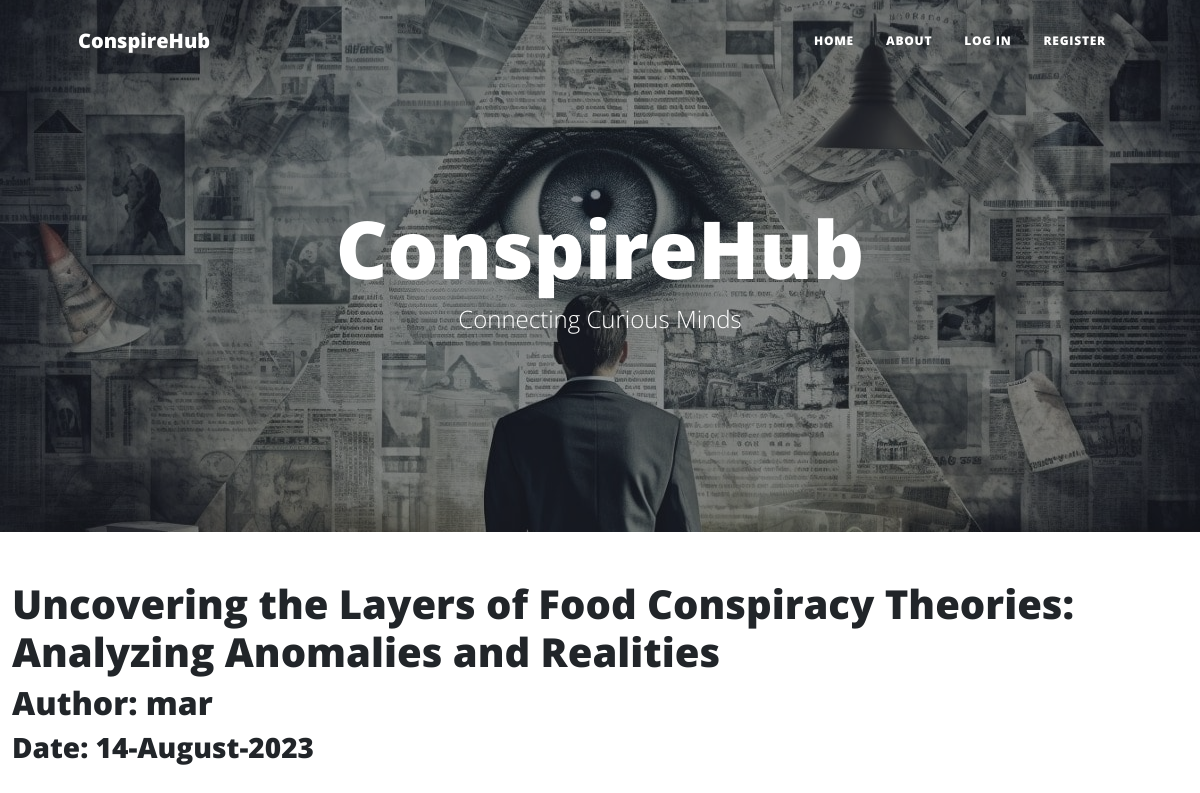
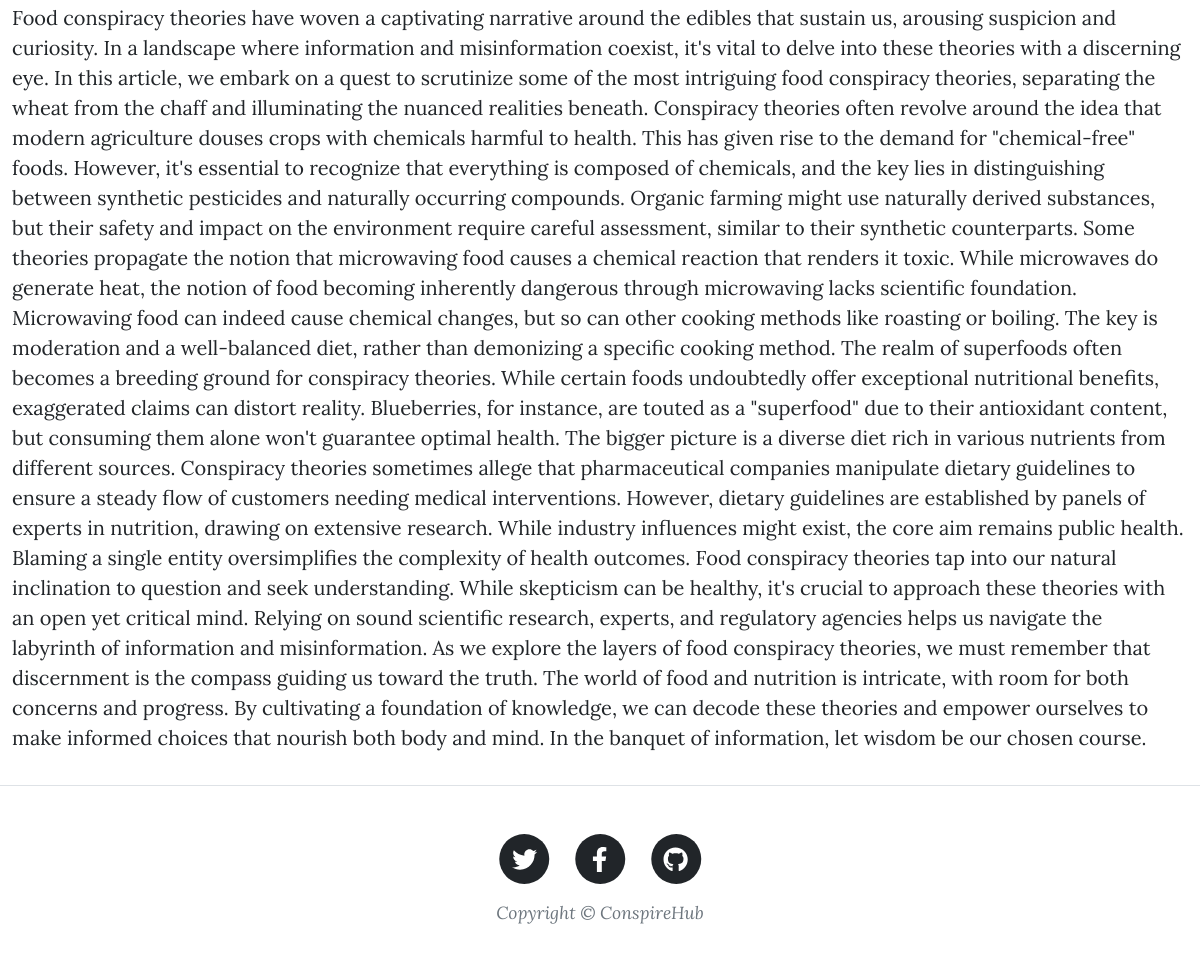
The page /5 on the database its author committed (2 pictures, top to bottom).
### blogproject/models.py (models this page shows, shortened)
class BlogPost(db.Model):
    users = db.relationship(User)
    id = db.Column(db.Integer, primary_key=True)
    user_id = db.Column(db.Integer, db.ForeignKey('users.id'), nullable=False)
    date = db.Column(db.DateTime, nullable=False, default=datetime.utcnow)
    title = db.Column(db.String(160), nullable=False)
    text = db.Column(db.Text, nullable=False)

class User(db.Model, UserMixin):
    __tablename__ = 'users'
    id = db.Column(db.Integer, primary_key=True)
    profile_image = db.Column(
        db.String(64), nullable=False, default='snake.png')
    email = db.Column(db.String(64), unique=True, index=True)
    username = db.Column(db.String(64), unique=True, index=True)
    password_hash = db.Column(db.String(128))
    posts = db.relationship('BlogPost', backref='author', lazy=True)

### blogproject/users/views.py (the view)
@users.route("/<username>")
def user_posts(username):
    page = request.args.get('page', 1, type=int)
    user = User.query.filter_by(username=username).first_or_404()
    blog_posts = BlogPost.query.filter_by(author=user).order_by(
        BlogPost.date.desc()).paginate(page=page, per_page=5)
    return render_template('user_posts.html',
                           blog_posts=blog_posts, user=user)

### blogproject/blog_posts/views.py (called while the page is built)
@blog_posts.route('/<int:blog_post_id>')
def view_post(blog_post_id):
    blog_post = BlogPost.query.get_or_404(blog_post_id)
    return render_template('article.html', title=blog_post.title,
                           date=blog_post.date, post=blog_post)

### blogproject/templates/article.html (shortened to what this page needs)
{% extends "base.html" %}
{% block content %}
<div class="container-fluid">
    <h1>{{post.title}}</h1>
    <h2>Author: {{post.author.username}}</h2>
    <h3>Date: {{post.date.strftime('%d-%B-%Y')}}</h3>
    <p>{{post.text}}</p>
</div>
{% endblock %}

### rows shown on the page
BlogPost: title "Uncovering the Layers of Food Conspiracy Theories: Analyzing Anomalies and Realities", date "14-August-2023", text "Food conspiracy theories have woven a captivating narrative around the edibles that sustain us, arousing suspicion and curiosity. In a landscape where information and misinformation coexist, it's vital to delve into these theories with a discerning eye. In this article, we embark on a quest to scrutinize some of the most intriguing food conspiracy theories, separating the wheat from the chaff and illuminating the nuanced realities beneath. Conspiracy theories often revolve around the idea that modern agriculture douses crops with chemicals harmful to health. This has given rise to the demand for \"chemical-free\" foods. However, it's essential to recognize that everything is composed of…"
User: author.username "mar"
